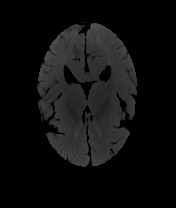
#> input picture mri_images_detection/mri_images/test/CONTROL/CONTROL_PD_151.png, 176 x 208 px, found by its file name; its folder holds only this picture in this run
$ jupyter execute --allow-errors PD_CONTROL_Fixed.ipynb
#> lines starting #> are read from the running program, lines starting #| are printed output that depends on the picture
# 🧠 PD vs CONTROL Detection — Debugged & Fixed Edition
### Root causes fixed from previous run
---
**What was wrong (diagnosed from your logs):**

| Symptom | Root Cause | Fix |
|---------|-----------|-----|
| val_loss = 13 → 662 (exploding) | MobileNetV2 needs `[-1,1]` input, was getting `[0,1]` | Use `mobilenet_v2.preprocess_input()` |
| Train acc stuck at 50% | Label smoothing broke learning with wrong input scale | Removed label smoothing |
| CONTROL recall = 0.00 | Model predicting PD for everything | Fixed preprocessing + lower LR |
| Class weights both = 1.0 | Oversampling made counts equal before weight calc | Compute weights BEFORE oversampling |
| Fine-tune val_loss = 323-662 | BN layers unfrozen with wrong scale input | Freeze ALL BN, fix input |

## Cell 1 — Imports

[cell 1]
import numpy as np
import os, warnings, io, json, time
import matplotlib.pyplot as plt
import seaborn as sns
import cv2
from tqdm import tqdm
from PIL import Image
import pandas as pd

from sklearn.utils import shuffle, class_weight
from sklearn.model_selection import train_test_split
from sklearn.metrics import (
    classification_report, confusion_matrix,
    roc_curve, auc, accuracy_score,
    precision_score, recall_score, f1_score,
    roc_auc_score, precision_recall_curve, average_precision_score
)
from tensorflow.keras.utils import to_categorical

import tensorflow as tf
from tensorflow import keras
from tensorflow.keras import layers, regularizers
from tensorflow.keras.applications import MobileNetV2

# ✅ FIX 1: Import the CORRECT preprocessor for MobileNetV2
from tensorflow.keras.applications.mobilenet_v2 import preprocess_input as mobilenet_preprocess

from tensorflow.keras.preprocessing.image import ImageDataGenerator
from tensorflow.keras.callbacks import (
    EarlyStopping, ReduceLROnPlateau, ModelCheckpoint
)
from tensorflow.keras.utils import plot_model

import ipywidgets as widgets
from IPython.display import display, clear_output

warnings.filterwarnings('ignore')
SEED = 42
np.random.seed(SEED)
tf.random.set_seed(SEED)
#> (this line was passed over: tensorflow is not available in this run)

tf.config.threading.set_intra_op_parallelism_threads(0)
#> (this line was passed over: tensorflow is not available in this run)
tf.config.threading.set_inter_op_parallelism_threads(0)
#> (this line was passed over: tensorflow is not available in this run)

print(f'TensorFlow : {tf.__version__}')
print(f'CPU cores  : {os.cpu_count()}')
print('✅ Correct MobileNetV2 preprocessor imported')

## Cell 2 — Configuration

[cell 2]
CONFIG = {
    'base_dir'     : 'mri_images',
    'output_dir'   : 'pd_outputs',
    'labels'       : ['CONTROL', 'PD'],

    # MobileNetV2 minimum recommended input is 96x96
    'image_size'   : 96,
    'batch_size'   : 16,

    # ✅ FIX 2: Much lower LR — previous 3e-3 was too high for frozen backbone
    'lr_p1'        : 1e-3,
    'lr_p2'        : 1e-5,   # very low for fine-tuning

    'epochs_p1'    : 40,
    'epochs_p2'    : 30,
    'patience_p1'  : 10,
    'patience_p2'  : 10,

    # Fine-tune only last 20 layers (less than before — more stable)
    'unfreeze_n'   : 20,

    'min_intensity': 5,
    'max_intensity': 252,
}

labels      = CONFIG['labels']
NUM_CLASSES = len(labels)
IMG_SIZE    = CONFIG['image_size']
BATCH       = CONFIG['batch_size']

os.makedirs(CONFIG['output_dir'], exist_ok=True)
print('✅ Config ready.')
print(f'\n  Key change: lr_p1={CONFIG["lr_p1"]} (was 3e-3)')
print(f'  Key change: No label smoothing')
print(f'  Key change: mobilenet_v2.preprocess_input → range [-1, 1]')

## Cell 3 — Load Images (Raw, uint8)

[cell 3]
# ── Load as uint8 first — preprocessing happens in Cell 5 ────────────────────
X_raw, Y_raw = [], []
skipped = {'corrupt': 0, 'blank': 0}

for split in ['train', 'test']:
    for label in labels:
        folder = os.path.join(CONFIG['base_dir'], split, label)
        if not os.path.exists(folder):
            print(f'⚠️  Missing folder: {folder}')
            continue
        files = [f for f in os.listdir(folder)
                 if f.lower().endswith(('.png','.jpg','.jpeg','.bmp','.tif'))]
        for fname in tqdm(files, desc=f'{split}/{label}'):
            img = cv2.imread(os.path.join(folder, fname))
#> img is the input picture: shape (208, 176, 3); min 0, max 85, mean 14.2
            if img is None:
                skipped['corrupt'] += 1; continue
            if img.mean() < CONFIG['min_intensity'] or img.mean() > CONFIG['max_intensity']:
                skipped['blank'] += 1; continue
            img = cv2.resize(img, (IMG_SIZE, IMG_SIZE))
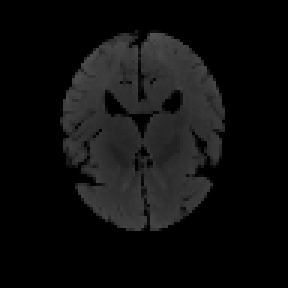
#> img: shape (96, 96, 3) (shown 3 times larger); min 0, max 81, mean 14.2
            X_raw.append(img)
            Y_raw.append(label)

X_raw = np.array(X_raw)          # uint8, BGR, shape (N, 96, 96, 3)
Y_raw = np.array(Y_raw)
y_int = np.array([labels.index(y) for y in Y_raw])

unique, counts = np.unique(Y_raw, return_counts=True)
print(f'\nTotal : {len(X_raw)}')
for u, c in zip(unique, counts):
    print(f'  {u:<12}: {c}  ({100*c/len(X_raw):.1f}%)')
print(f'Imbalance ratio : {max(counts)/min(counts):.2f}x')

## Cell 4 — Dataset Visualisation

#> (a cell that did not finish here is left out)

## Cell 5 — Correct MobileNetV2 Preprocessing

**This was the #1 root cause of failure.**

MobileNetV2 was trained on ImageNet using `preprocess_input` which scales pixels to **[-1, 1]**.
Passing [0, 1] floats breaks the pretrained feature detectors entirely —
that's why val_loss exploded to 662 and the model predicted PD for everything.

Pipeline:
1. CLAHE on LAB L-channel (improve MRI contrast)
2. BGR → RGB
3. Keep as `uint8` [0, 255]
4. `mobilenet_v2.preprocess_input()` → scales to [-1, 1] ✅

[cell 5]
def preprocess_mri_for_mobilenet(img_bgr_uint8):
    """
    Correct preprocessing pipeline for MobileNetV2:
      1. CLAHE on L-channel (MRI contrast enhancement)
      2. BGR -> RGB
      3. Cast to float32 [0, 255]  (keep range — mobilenet_preprocess expects this)
      4. mobilenet_v2.preprocess_input -> [-1, 1]
    """
    # Step 1: CLAHE
    lab  = cv2.cvtColor(img_bgr_uint8, cv2.COLOR_BGR2LAB)
#> lab: shape (96, 96, 3); mean of channels 0, 1, 2 15, 128, 128
    l, a, b = cv2.split(lab)
#> a: shape (96, 96); every value is 128
    clahe = cv2.createCLAHE(clipLimit=2.0, tileGridSize=(4, 4))
    l_eq  = clahe.apply(l)
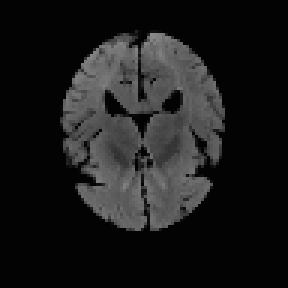
#> l_eq: shape (96, 96) (shown 3 times larger); min 3, max 138, mean 26.9
    enhanced = cv2.cvtColor(cv2.merge([l_eq, a, b]), cv2.COLOR_LAB2BGR)

    # Step 2: BGR -> RGB
    rgb = cv2.cvtColor(enhanced, cv2.COLOR_BGR2RGB)

    # Step 3: float32 [0, 255]  ← do NOT divide by 255 here
    rgb_f = rgb.astype(np.float32)

    # Step 4: MobileNetV2 official preprocessing → [-1, 1]
    return mobilenet_preprocess(rgb_f)   # output range: [-1, 1]


print('Applying MobileNetV2-correct preprocessing...')
t0 = time.time()
#> (the rest of this cell did not finish here and is left out)
